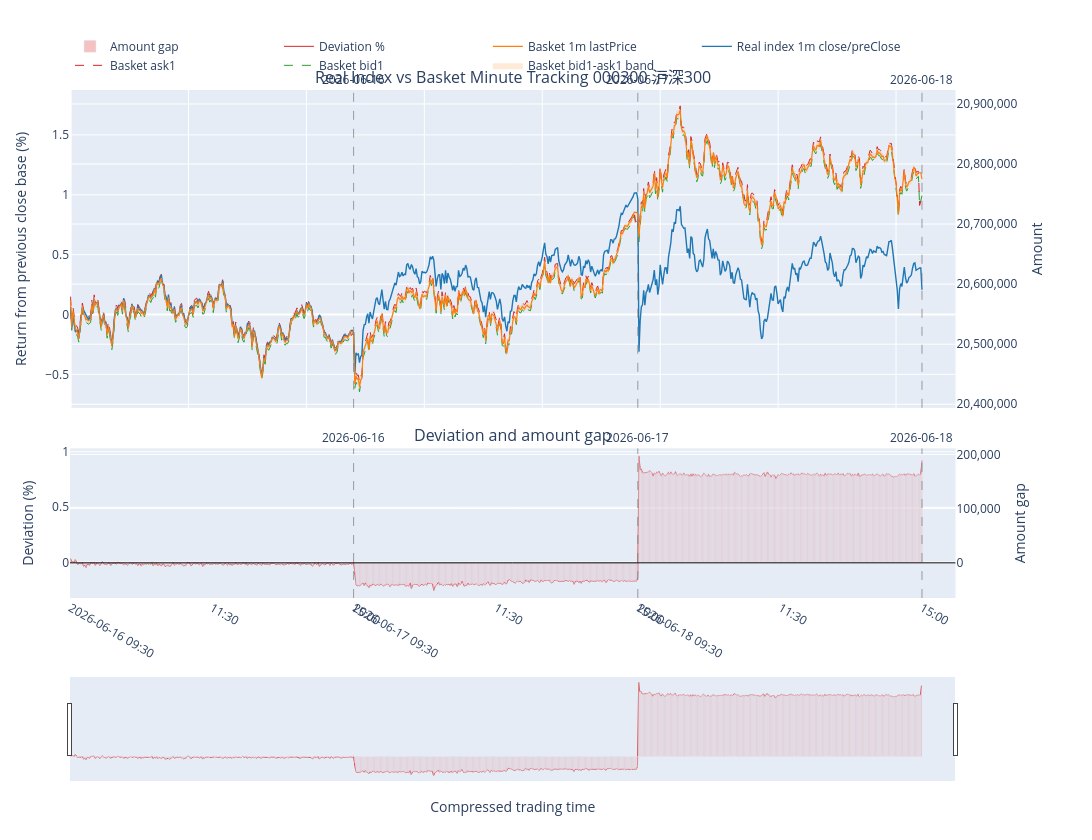

The code cell stored with this chart in its notebook:
### Code cell
print("Pricing date:", previous_trade_date_dash)
print("Fitting dates:", fitting_date_ls)
print("Rule file:", rule_file_path)
display(outputs["matplotlib_fig"])
display(outputs["plotly_fig"])

### Figure 1 — Plotly figure (JSON) as saved in the notebook; plotly's stock layout.template omitted (floating-point values rounded to 4 significant figures; data arrays with more than 128 entries replaced by an {"elided": "..."} marker saying what was removed)
{"data": [{"hoverinfo": "skip", "line": {"width": 0}, "mode": "lines", "showlegend": false, "type": "scatter", "x": {"elided": "723 float values"}, "xaxis": "x", "y": {"elided": "723 float values"}, "yaxis": "y"}, {"customdata": {"elided": "723x1 str values"}, "fill": "tonexty", "fillcolor": "rgba(255,127,14,0.16)", "hovertemplate": "Time=%{customdata[0]}<extra></extra>", "line": {"width": 0}, "mode": "lines", "name": "Basket bid1-ask1 band", "type": "scatter", "x": {"elided": "723 float values"}, "xaxis": "x", "y": {"elided": "723 float values"}, "yaxis": "y"}, {"customdata": {"elided": "723x1 str values"}, "hovertemplate": "Time=%{customdata[0]}<br>Return=%{y:.4f}%<extra></extra>", "line": {"color": "#2ca02c", "dash": "dash", "width": 1}, "mode": "lines", "name": "Basket bid1", "type": "scatter", "x": {"elided": "723 float values"}, "xaxis": "x", "y": {"elided": "723 float values"}, "yaxis": "y"}, {"customdata": {"elided": "723x1 str values"}, "hovertemplate": "Time=%{customdata[0]}<br>Return=%{y:.4f}%<extra></extra>", "line": {"color": "#d62728", "dash": "dash", "width": 1}, "mode": "lines", "name": "Basket ask1", "type": "scatter", "x": {"elided": "723 float values"}, "xaxis": "x", "y": {"elided": "723 float values"}, "yaxis": "y"}, {"customdata": {"elided": "723x2 mixed values"}, "hovertemplate": "Time=%{customdata[0]}<br>Return=%{y:.4f}%<br>Amount=%{customdata[1]:,.2f}<extra></extra>", "line": {"color": "#1f77b4", "width": 1.4}, "mode": "lines", "name": "Real index 1m close/preClose", "type": "scatter", "x": {"elided": "723 float values"}, "xaxis": "x", "y": {"elided": "723 float values"}, "yaxis": "y"}, {"customdata": {"elided": "723x2 mixed values"}, "hovertemplate": "Time=%{customdata[0]}<br>Return=%{y:.4f}%<br>Amount=%{customdata[1]:,.2f}<extra></extra>", "line": {"color": "#ff7f0e", "width": 1.2}, "mode": "lines", "name": "Basket 1m lastPrice", "type": "scatter", "x": {"elided": "723 float values"}, "xaxis": "x", "y": {"elided": "723 float values"}, "yaxis": "y"}, {"hoverinfo": "skip", "line": {"width": 0}, "mode": "lines", "opacity": 0, "showlegend": false, "type": "scatter", "x": {"elided": "723 float values"}, "xaxis": "x", "y": {"elided": "723 float values"}, "yaxis": "y2"}, {"hoverinfo": "skip", "line": {"width": 0}, "mode": "lines", "opacity": 0, "showlegend": false, "type": "scatter", "x": {"elided": "723 float values"}, "xaxis": "x", "y": {"elided": "723 float values"}, "yaxis": "y2"}, {"customdata": {"elided": "723x2 mixed values"}, "hovertemplate": "Time=%{customdata[0]}<br>Deviation=%{y:.4f}%<br>Amount gap=%{customdata[1]:,.2f}<extra></extra>", "line": {"color": "#d62728", "width": 1}, "mode": "lines", "name": "Deviation %", "type": "scatter", "x": {"elided": "723 float values"}, "xaxis": "x2", "y": {"elided": "723 float values"}, "yaxis": "y3"}, {"customdata": {"elided": "723x1 str values"}, "hovertemplate": "Time=%{customdata[0]}<br>Amount gap=%{y:,.2f}<extra></extra>", "marker": {"color": "rgba(214,39,40,0.28)"}, "name": "Amount gap", "type": "bar", "x": {"elided": "723 float values"}, "xaxis": "x2", "y": {"elided": "723 float values"}, "yaxis": "y4"}], "layout": {"annotations": [{"font": {"size": 16}, "showarrow": false, "text": "Real Index vs Basket Minute Tracking 000300 沪深300", "x": 0.47, "xanchor": "center", "xref": "paper", "y": 1, "yanchor": "bottom", "yref": "paper"}, {"font": {"size": 16}, "showarrow": false, "text": "Deviation and amount gap", "x": 0.47, "xanchor": "center", "xref": "paper", "y": 0.2944, "yanchor": "bottom", "yref": "paper"}, {"showarrow": false, "text": "2026-06-16", "x": 240, "xanchor": "center", "xref": "x", "y": 1, "yanchor": "bottom", "yref": "y domain"}, {"showarrow": false, "text": "2026-06-16", "x": 240, "xanchor": "center", "xref": "x2", "y": 1, "yanchor": "bottom", "yref": "y3 domain"}, {"showarrow": false, "text": "2026-06-17", "x": 481, "xanchor": "center", "xref": "x", "y": 1, "yanchor": "bottom", "yref": "y domain"}, {"showarrow": false, "text": "2026-06-17", "x": 481, "xanchor": "center", "xref": "x2", "y": 1, "yanchor": "bottom", "yref": "y3 domain"}, {"showarrow": false, "text": "2026-06-18", "x": 722, "xanchor": "center", "xref": "x", "y": 1, "yanchor": "bottom", "yref": "y domain"}, {"showarrow": false, "text": "2026-06-18", "x": 722, "xanchor": "center", "xref": "x2", "y": 1, "yanchor": "bottom", "yref": "y3 domain"}], "height": 840, "hovermode": "x unified", "legend": {"orientation": "h", "x": 0, "xanchor": "left", "y": 1.02, "yanchor": "bottom"}, "margin": {"b": 60, "l": 70, "r": 80, "t": 90}, "shapes": [{"line": {"color": "rgba(120,120,120,0.7)", "dash": "dash", "width": 1}, "type": "line", "x0": 240, "x1": 240, "xref": "x", "y0": 0, "y1": 1, "yref": "y domain"}, {"line": {"color": "rgba(120,120,120,0.7)", "dash": "dash", "width": 1}, "type": "line", "x0": 240, "x1": 240, "xref": "x2", "y0": 0, "y1": 1, "yref": "y3 domain"}, {"line": {"color": "rgba(120,120,120,0.7)", "dash": "dash", "width": 1}, "type": "line", "x0": 481, "x1": 481, "xref": "x", "y0": 0, "y1": 1, "yref": "y domain"}, {"line": {"color": "rgba(120,120,120,0.7)", "dash": "dash", "width": 1}, "type": "line", "x0": 481, "x1": 481, "xref": "x2", "y0": 0, "y1": 1, "yref": "y3 domain"}, {"line": {"color": "rgba(120,120,120,0.7)", "dash": "dash", "width": 1}, "type": "line", "x0": 722, "x1": 722, "xref": "x", "y0": 0, "y1": 1, "yref": "y domain"}, {"line": {"color": "rgba(120,120,120,0.7)", "dash": "dash", "width": 1}, "type": "line", "x0": 722, "x1": 722, "xref": "x2", "y0": 0, "y1": 1, "yref": "y3 domain"}, {"line": {"color": "black", "width": 1}, "type": "line", "x0": 0, "x1": 1, "xref": "x2 domain", "y0": 0, "y1": 0, "yref": "y3"}], "width": 1350, "xaxis": {"anchor": "y", "domain": [0, 0.94], "matches": "x2", "showticklabels": false}, "xaxis2": {"anchor": "y3", "domain": [0, 0.94], "rangeslider": {"visible": true}, "tickmode": "array", "ticktext": ["2026-06-16\n09:30", "11:30", "15:00", "2026-06-17\n09:30", "11:30", "15:00", "2026-06-18\n09:30", "11:30", "15:00"], "tickvals": [0, 120, 240, 241, 361, 481, 482, 602, 722], "title": {"text": "Compressed trading time"}}, "yaxis": {"anchor": "x", "domain": [0.3744, 1], "title": {"text": "Return from previous close base (%)"}}, "yaxis2": {"anchor": "x", "overlaying": "y", "side": "right", "tickformat": ",.0f", "title": {"text": "Amount"}}, "yaxis3": {"anchor": "x2", "domain": [0, 0.2944], "title": {"text": "Deviation (%)"}}, "yaxis4": {"anchor": "x2", "overlaying": "y3", "side": "right", "tickformat": ",.0f", "title": {"text": "Amount gap"}}}}
